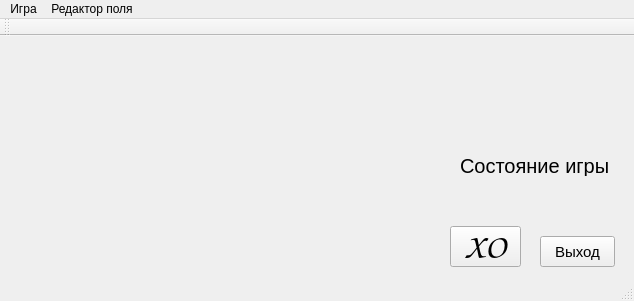
<?xml version="1.0" encoding="UTF-8"?>
<ui version="4.0">
 <class>MainWindow</class>
 <widget class="QMainWindow" name="MainWindow">
  <property name="geometry">
   <rect>
    <x>0</x>
    <y>0</y>
    <width>634</width>
    <height>301</height>
   </rect>
  </property>
  <property name="sizePolicy">
   <sizepolicy hsizetype="Fixed" vsizetype="Fixed">
    <horstretch>0</horstretch>
    <verstretch>0</verstretch>
   </sizepolicy>
  </property>
  <property name="windowTitle">
   <string>Игра Крестики-Нолики</string>
  </property>
  <widget class="QWidget" name="centralWidget">
   <widget class="QLabel" name="moveLabel">
    <property name="geometry">
     <rect>
      <x>460</x>
      <y>120</y>
      <width>161</width>
      <height>20</height>
     </rect>
    </property>
    <property name="sizePolicy">
     <sizepolicy hsizetype="Preferred" vsizetype="Preferred">
      <horstretch>0</horstretch>
      <verstretch>0</verstretch>
     </sizepolicy>
    </property>
    <property name="font">
     <font>
      <pointsize>15</pointsize>
     </font>
    </property>
    <property name="layoutDirection">
     <enum>Qt::LeftToRight</enum>
    </property>
    <property name="frameShape">
     <enum>QFrame::NoFrame</enum>
    </property>
    <property name="text">
     <string>Состояние игры</string>
    </property>
    <property name="alignment">
     <set>Qt::AlignLeading|Qt::AlignLeft|Qt::AlignVCenter</set>
    </property>
   </widget>
   <widget class="QPushButton" name="exitButton">
    <property name="geometry">
     <rect>
      <x>540</x>
      <y>200</y>
      <width>75</width>
      <height>31</height>
     </rect>
    </property>
    <property name="font">
     <font>
      <pointsize>11</pointsize>
     </font>
    </property>
    <property name="text">
     <string>Выход</string>
    </property>
   </widget>
   <widget class="QPushButton" name="fontPrototypeButton">
    <property name="enabled">
     <bool>true</bool>
    </property>
    <property name="geometry">
     <rect>
      <x>450</x>
      <y>190</y>
      <width>71</width>
      <height>41</height>
     </rect>
    </property>
    <property name="font">
     <font>
      <family>Comic Sans MS</family>
      <pointsize>26</pointsize>
      <weight>50</weight>
      <italic>false</italic>
      <bold>false</bold>
      <underline>false</underline>
     </font>
    </property>
    <property name="text">
     <string>XO</string>
    </property>
   </widget>
  </widget>
  <widget class="QMenuBar" name="menuBar">
   <property name="geometry">
    <rect>
     <x>0</x>
     <y>0</y>
     <width>634</width>
     <height>21</height>
    </rect>
   </property>
   <widget class="QMenu" name="gameMenu">
    <property name="title">
     <string>Игра</string>
    </property>
    <addaction name="action"/>
    <addaction name="action_2"/>
   </widget>
   <widget class="QMenu" name="menu">
    <property name="title">
     <string>Редактор поля</string>
    </property>
    <addaction name="setFieldSize"/>
   </widget>
   <addaction name="gameMenu"/>
   <addaction name="menu"/>
  </widget>
  <widget class="QStatusBar" name="statusBar"/>
  <widget class="QToolBar" name="mainToolBar">
   <attribute name="toolBarArea">
    <enum>TopToolBarArea</enum>
   </attribute>
   <attribute name="toolBarBreak">
    <bool>false</bool>
   </attribute>
  </widget>
  <action name="exitAction">
   <property name="text">
    <string>Выход из программы</string>
   </property>
  </action>
  <action name="newGameAction">
   <property name="text">
    <string>Новая игра</string>
   </property>
  </action>
  <action name="setFieldSize">
   <property name="text">
    <string>Выбор размера поля</string>
   </property>
  </action>
  <action name="action">
   <property name="text">
    <string>Игра &quot;в одиночку&quot;</string>
   </property>
  </action>
  <action name="action_2">
   <property name="text">
    <string>Игра по серверу</string>
   </property>
  </action>
 </widget>
 <layoutdefault spacing="6" margin="11"/>
 <resources/>
 <connections>
  <connection>
   <sender>exitButton</sender>
   <signal>clicked()</signal>
   <receiver>MainWindow</receiver>
   <slot>close()</slot>
   <hints>
    <hint type="sourcelabel">
     <x>468</x>
     <y>340</y>
    </hint>
    <hint type="destinationlabel">
     <x>315</x>
     <y>346</y>
    </hint>
   </hints>
  </connection>
  <connection>
   <sender>newGameAction</sender>
   <signal>triggered()</signal>
   <receiver>MainWindow</receiver>
   <slot>newGame()</slot>
   <hints>
    <hint type="sourcelabel">
     <x>-1</x>
     <y>-1</y>
    </hint>
    <hint type="destinationlabel">
     <x>267</x>
     <y>202</y>
    </hint>
   </hints>
  </connection>
  <connection>
   <sender>exitAction</sender>
   <signal>triggered()</signal>
   <receiver>MainWindow</receiver>
   <slot>close()</slot>
   <hints>
    <hint type="sourcelabel">
     <x>-1</x>
     <y>-1</y>
    </hint>
    <hint type="destinationlabel">
     <x>267</x>
     <y>202</y>
    </hint>
   </hints>
  </connection>
 </connections>
 <slots>
  <slot>slot1()</slot>
  <slot>slot2()</slot>
  <slot>slotUpdate()</slot>
  <slot>saveGame()</slot>
  <slot>newGame()</slot>
  <slot>loadGame()</slot>
  <slot>myNewSlot()</slot>
 </slots>
</ui>
